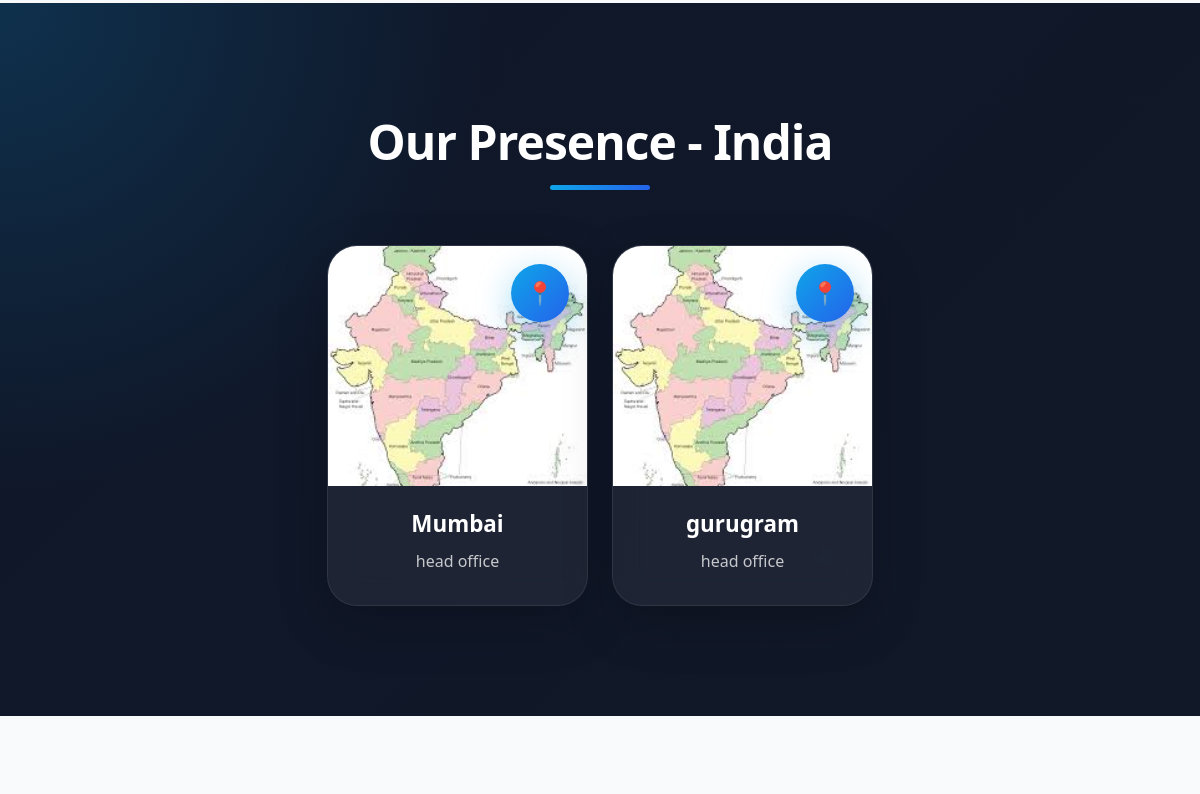
Page /about/ (middle part) on the earlier database version.
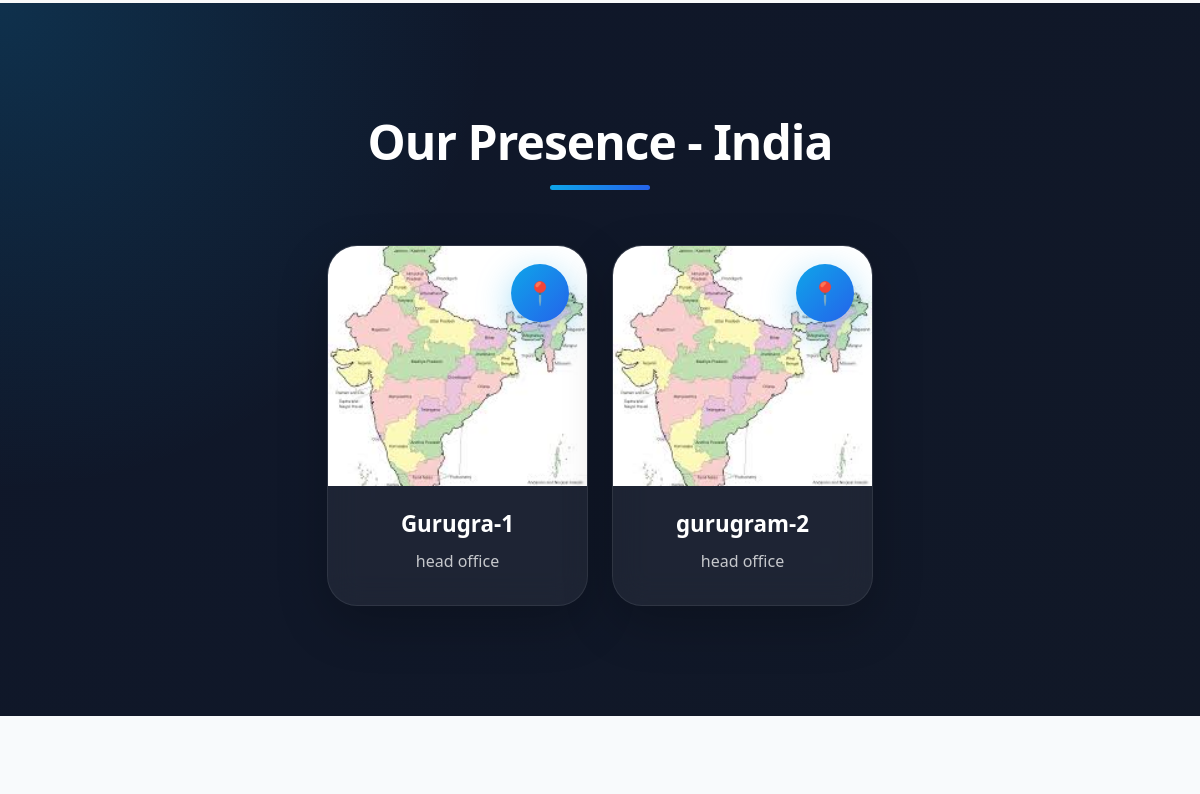
Same page on the later database version.
### core/models.py (models this page shows, shortened)
class AboutLocation(models.Model):
    city = models.CharField(max_length=100)
    office_type = models.CharField(max_length=100)
    map_image = models.ImageField(upload_to='locations/', blank=True, null=True)  # 👈 NEW

### core/views.py (the view)
# urls.py: path('about/', about_view, name='about'),
def about_view(request):
    about = AboutPage.objects.first()
    chairman = Chairman.objects.first()
    board = TeamMember.objects.filter(category='board')
    key = TeamMember.objects.filter(category='key')
    leaders = TeamMember.objects.filter(category='leader')
    locations = AboutLocation.objects.all()
    navbar_categories = ProductCategory.objects.filter(parent=None)
    return render(request, "about.html", {
        "about": about,
        "chairman": chairman,
        "board": board,
        "key": key,
        "leaders": leaders,
        "locations": locations,
        'navbar_categories': navbar_categories,
    })

### core/context_processors.py (called while the page is built)
def footer_data(request):
    return {
        'footer': Footer.objects.first(),
        'links': UsefulLink.objects.all()
    }

### core/templates/about.html (shortened to what this page needs)
{% extends 'base.html' %}
{% load static %}
{% block extra_css %}
<link rel="stylesheet" href="{% static 'css/about.css' %}">
{% endblock %}
{% block content %}
<section class="locations">
    <div class="container">
        <h2 class="section-heading">
            Our Presence - India
        </h2>
        <div class="row justify-content-center g-4">
            {% for loc in locations %}
            <div class="col-lg-3 col-md-6">
                <div class="location-card text-center">
                    {% if loc.map_image %}
                    <div class="map-img">
                        <img src="{{ loc.map_image.url }}"
                             alt="{{ loc.city }}">
                        <span class="pin">
                            📍
                        </span>
                    </div>
                    {% endif %}
                    <div class="location-content">
                        <h5>
                            {{ loc.city }}
                        </h5>
                        <p>
                            {{ loc.office_type }}
                        </p>
                    </div>
                </div>
            </div>
            {% endfor %}
        </div>
    </div>
</section>
{% endblock %}

Differences in the rows shown:
changed AboutLocation: city "Mumbai" → "Gurugra-1"
changed AboutLocation: city "gurugram" → "gurugram-2"
